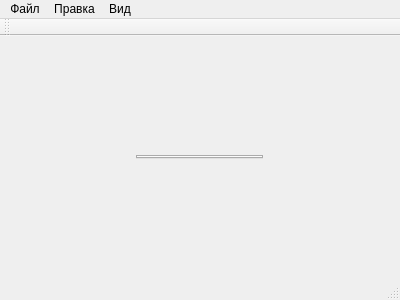
<?xml version="1.0" encoding="UTF-8"?>
<ui version="4.0">
 <class>Dialeqt</class>
 <widget class="QMainWindow" name="Dialeqt">
  <property name="geometry">
   <rect>
    <x>0</x>
    <y>0</y>
    <width>400</width>
    <height>300</height>
   </rect>
  </property>
  <property name="windowTitle">
   <string>Dialeqt</string>
  </property>
  <widget class="QWidget" name="centralWidget">
   <property name="sizePolicy">
    <sizepolicy hsizetype="Maximum" vsizetype="Maximum">
     <horstretch>0</horstretch>
     <verstretch>0</verstretch>
    </sizepolicy>
   </property>
   <layout class="QGridLayout" name="gridLayout">
    <item row="0" column="0">
     <widget class="DictTabsContainer" name="dictsTabsContainerWidget">
      <property name="sizePolicy">
       <sizepolicy hsizetype="Maximum" vsizetype="Maximum">
        <horstretch>0</horstretch>
        <verstretch>0</verstretch>
       </sizepolicy>
      </property>
      <property name="minimumSize">
       <size>
        <width>0</width>
        <height>0</height>
       </size>
      </property>
      <property name="currentIndex">
       <number>-1</number>
      </property>
      <property name="tabsClosable">
       <bool>true</bool>
      </property>
      <property name="movable">
       <bool>true</bool>
      </property>
     </widget>
    </item>
   </layout>
  </widget>
  <widget class="QMenuBar" name="menuBar">
   <property name="geometry">
    <rect>
     <x>0</x>
     <y>0</y>
     <width>400</width>
     <height>19</height>
    </rect>
   </property>
   <widget class="QMenu" name="menu">
    <property name="title">
     <string>Файл</string>
    </property>
    <addaction name="createDictMenuButton"/>
    <addaction name="separator"/>
    <addaction name="action"/>
    <addaction name="action_2"/>
    <addaction name="separator"/>
    <addaction name="action_4"/>
    <addaction name="action_5"/>
    <addaction name="action_6"/>
    <addaction name="separator"/>
    <addaction name="action_8"/>
    <addaction name="action_9"/>
   </widget>
   <widget class="QMenu" name="menu_2">
    <property name="title">
     <string>Правка</string>
    </property>
    <addaction name="action_10"/>
    <addaction name="action_11"/>
    <addaction name="separator"/>
    <addaction name="action_13"/>
    <addaction name="action_14"/>
    <addaction name="action_15"/>
   </widget>
   <widget class="QMenu" name="menu_3">
    <property name="title">
     <string>Вид</string>
    </property>
    <addaction name="action_16"/>
    <addaction name="action_17"/>
    <addaction name="separator"/>
    <addaction name="action_19"/>
    <addaction name="action_20"/>
    <addaction name="action_21"/>
    <addaction name="action_22"/>
    <addaction name="action_23"/>
   </widget>
   <addaction name="menu"/>
   <addaction name="menu_2"/>
   <addaction name="menu_3"/>
  </widget>
  <widget class="QToolBar" name="mainToolBar">
   <attribute name="toolBarArea">
    <enum>TopToolBarArea</enum>
   </attribute>
   <attribute name="toolBarBreak">
    <bool>false</bool>
   </attribute>
  </widget>
  <widget class="QStatusBar" name="statusBar"/>
  <action name="action">
   <property name="text">
    <string>Открыть словарь</string>
   </property>
  </action>
  <action name="action_2">
   <property name="text">
    <string>Закрыть словарь</string>
   </property>
  </action>
  <action name="action_4">
   <property name="text">
    <string>Подключиться к серверу хранения словарей</string>
   </property>
  </action>
  <action name="action_5">
   <property name="text">
    <string>Экспортировать словарь</string>
   </property>
  </action>
  <action name="action_6">
   <property name="text">
    <string>Объединить текущий словарь с другим словарём</string>
   </property>
  </action>
  <action name="action_8">
   <property name="text">
    <string>Настройки программы</string>
   </property>
  </action>
  <action name="action_9">
   <property name="text">
    <string>Выход</string>
   </property>
  </action>
  <action name="action_10">
   <property name="text">
    <string>Отменить последнее действие</string>
   </property>
  </action>
  <action name="action_11">
   <property name="text">
    <string>Повторить отменённое действие</string>
   </property>
  </action>
  <action name="action_13">
   <property name="text">
    <string>Скопировать</string>
   </property>
  </action>
  <action name="action_14">
   <property name="text">
    <string>Вырезать</string>
   </property>
  </action>
  <action name="action_15">
   <property name="text">
    <string>Вставить</string>
   </property>
  </action>
  <action name="action_16">
   <property name="checkable">
    <bool>true</bool>
   </property>
   <property name="text">
    <string>Показать виртуальную клавиатуру МФА</string>
   </property>
  </action>
  <action name="action_17">
   <property name="checkable">
    <bool>true</bool>
   </property>
   <property name="text">
    <string>Показать символьную виртуальную клавиатуру</string>
   </property>
  </action>
  <action name="action_19">
   <property name="text">
    <string>Характеристика текущего словаря</string>
   </property>
  </action>
  <action name="action_20">
   <property name="text">
    <string>Показать фонетическую легенду</string>
   </property>
  </action>
  <action name="action_21">
   <property name="text">
    <string>Показать фонологию</string>
   </property>
  </action>
  <action name="action_22">
   <property name="text">
    <string>Акцентология</string>
   </property>
  </action>
  <action name="action_23">
   <property name="text">
    <string>Этимология</string>
   </property>
  </action>
  <action name="createDictMenuButton">
   <property name="text">
    <string>Создать словарь</string>
   </property>
   <property name="priority">
    <enum>QAction::HighPriority</enum>
   </property>
  </action>
 </widget>
 <layoutdefault spacing="6" margin="11"/>
 <customwidgets>
  <customwidget>
   <class>DictTabsContainer</class>
   <extends>QTabWidget</extends>
   <header>dicttabscontainer.h</header>
   <container>1</container>
  </customwidget>
 </customwidgets>
 <resources/>
 <connections/>
</ui>
